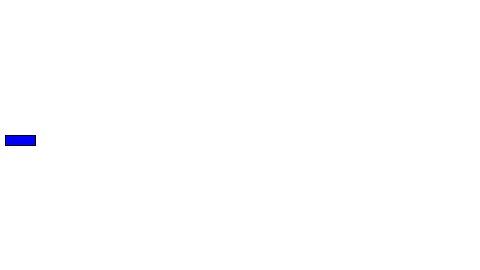
Frame 1 (no input)
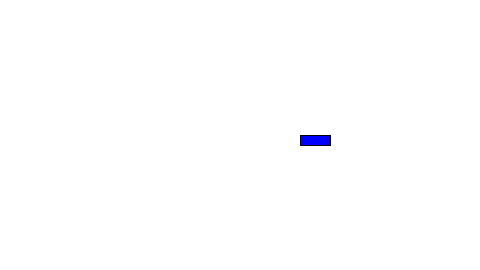
Frame 60 (the mouse pressed at the canvas centre just before this capture)
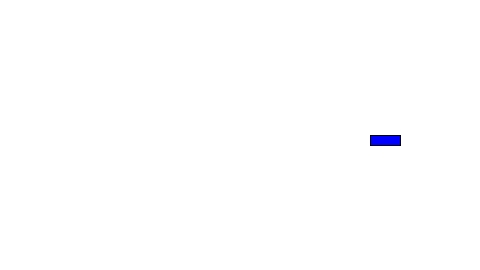
Frame 120 (the mouse held since frame 60 and released just before this capture)

The Processing sketch that drew these frames (run headless with seeded random() and noise(); from frame 60 on, the mouse is pressed at the canvas centre):

// Processing sketch: sketch01_user_defined_functions_chapter7_4
// ── sketch01_user_defined_functions_chapter7_4.pde
// Example 7-3: Bouncing ball with functions
// Declare all global variables (stays the same)
int x = 0;
int speed = 5;

// Setup does not change
void setup() {
  size(480, 270);
}
void draw() {
  background(255);
  // Instead of writing out all the code about the rectangle in draw(), I 
  // simply call three functions. How do I know the names of these 
  // functions? I made them up!
  move(); 
  bounce();
  display();
}
// Where should functions be placed?
// You can define your functions anywhere in the code outside of setup() and draw().
// However, the convention is to place your function definitions below draw().

// A function to display the rectangle
void display() {
  stroke(0);
  fill(0,0,255);
  rect(x, height/2, 30, 10);
}

// A function to move the rectangle
void move() { 
  // Change the x location by speed
  x = x + speed;
}

// A function to bounce the rectangle
void bounce() {
  // If we’ve reached an edge, reverse speed
  if ((x > width) || (x < 0)) {
    speed = speed * - 1;
  }
}
